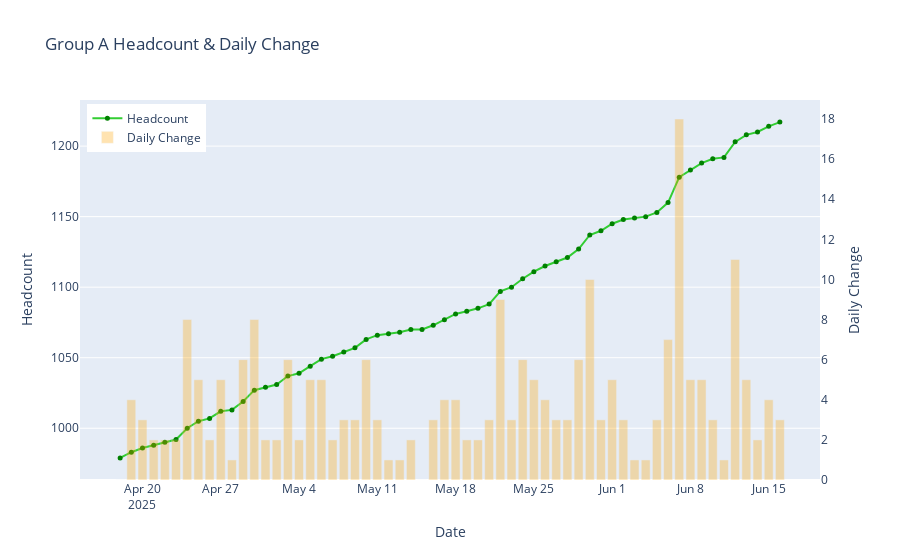
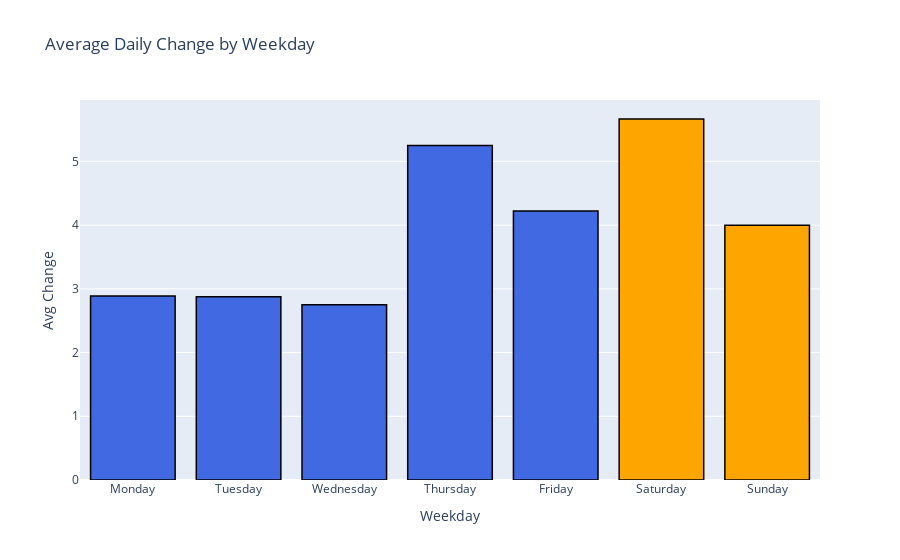
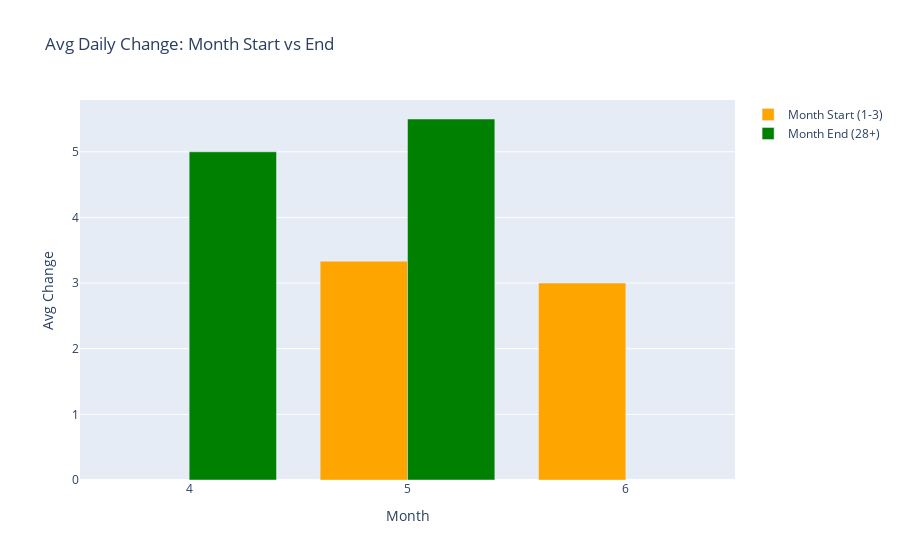

Notebook source saved alongside these figures, in order:
### Markdown cell above
#### 📊 <b>Step 5: Pattern Recognition</b>
_Find the business rhythms_

<b>Questions to Explore:</b>
* What's the average daily change?
* Are weekdays different from weekends?
* Month-end/start patterns?
* Typical volatility range?

<b>Manual Analysis Tasks:</b>
* Plot historical trends
* Calculate daily changes
* Identify outliers
* Spot seasonal patterns

<hr>

### Code cell
# Calculate daily changes
daily_change = daily_headcount.diff().fillna(0)

# Add weekday info
daily_df = daily_headcount.to_frame().rename(columns={"Group_A_Headcount": "headcount"})
daily_df["change"] = daily_change
daily_df["weekday"] = daily_df.index.day_name()
daily_df["day"] = daily_df.index.day

# Average daily change
avg_change = daily_df["change"].mean()
print(f"Average daily change: {avg_change:.2f}")

# Volatility (standard deviation)
volatility = daily_df["change"].std()
print(f"Typical volatility (std): {volatility:.2f}")

# Plot headcount trend
import plotly.graph_objects as go

fig = go.Figure()
fig.add_trace(go.Scatter(x=daily_df.index, y=daily_df["headcount"], mode='lines+markers', name='Headcount', line=dict(color="limegreen", width=2), marker=dict(size=5, color="green")))
fig.add_trace(go.Bar(x=daily_df.index, y=daily_df["change"], name='Daily Change', marker_color='orange', opacity=0.3, yaxis='y2'))

fig.update_layout(
    title="Group A Headcount & Daily Change",
    xaxis_title="Date",
    yaxis=dict(title="Headcount"),
    yaxis2=dict(title="Daily Change", overlaying='y', side='right', showgrid=False),
    legend=dict(x=0.01, y=0.99)
)
fig.show()


# Weekday vs Weekend analysis
weekday_avg = daily_df.groupby("weekday")["change"].mean().reindex(
    ["Monday", "Tuesday", "Wednesday", "Thursday", "Friday", "Saturday", "Sunday"]
)

# Use a bold color for weekdays and a different, less prominent color for weekends
colors = ['royalblue'] * 5 + ['orange', 'orange']  # Weekdays: blue, Weekends: orange

fig2 = px.bar(
    weekday_avg,
    title="Average Daily Change by Weekday",
    labels={"value": "Avg Change", "weekday": "Weekday"},
    color=weekday_avg.index,  # Use weekday as color
    color_discrete_sequence=colors
)
fig2.update_traces(marker_line_color='black', marker_line_width=1.5)
fig2.update_layout(showlegend=False)
fig2.show()


# Month start/end pattern
daily_df["month"] = daily_df.index.month
month_start = daily_df[daily_df["day"] <= 3].groupby("month")["change"].mean()
month_end = daily_df[daily_df["day"] >= 28].groupby("month")["change"].mean()

fig3 = go.Figure()
fig3.add_trace(go.Bar(
    x=month_start.index, 
    y=month_start, 
    name="Month Start (1-3)",
    marker_color='orange'
))
fig3.add_trace(go.Bar(
    x=month_end.index, 
    y=month_end, 
    name="Month End (28+)",
    marker_color='green'
))
fig3.update_layout(
    title="Avg Daily Change: Month Start vs End",
    xaxis_title="Month",
    yaxis_title="Avg Change"
)
fig3.show()


# Outlier detection (change > 2 std)
outlier_threshold = 2 * volatility
outliers = daily_df[abs(daily_df["change"]) > outlier_threshold]
print("Outlier days (|change| > 2 std):")
print(outliers[["change"]])

### Figure 1 — Plotly figure (JSON) as saved in the notebook; plotly's stock layout.template omitted (floating-point values rounded to 4 significant figures)
{"data": [{"line": {"color": "limegreen", "width": 2}, "marker": {"color": "green", "size": 5}, "mode": "lines+markers", "name": "Headcount", "type": "scatter", "x": ["2025-04-18T00:00:00.000000000", "2025-04-19T00:00:00.000000000", "2025-04-20T00:00:00.000000000", "2025-04-21T00:00:00.000000000", "2025-04-22T00:00:00.000000000", "2025-04-23T00:00:00.000000000", "2025-04-24T00:00:00.000000000", "2025-04-25T00:00:00.000000000", "2025-04-26T00:00:00.000000000", "2025-04-27T00:00:00.000000000", "2025-04-28T00:00:00.000000000", "2025-04-29T00:00:00.000000000", "2025-04-30T00:00:00.000000000", "2025-05-01T00:00:00.000000000", "2025-05-02T00:00:00.000000000", "2025-05-03T00:00:00.000000000", "2025-05-04T00:00:00.000000000", "2025-05-05T00:00:00.000000000", "2025-05-06T00:00:00.000000000", "2025-05-07T00:00:00.000000000", "2025-05-08T00:00:00.000000000", "2025-05-09T00:00:00.000000000", "2025-05-10T00:00:00.000000000", "2025-05-11T00:00:00.000000000", "2025-05-12T00:00:00.000000000", "2025-05-13T00:00:00.000000000", "2025-05-14T00:00:00.000000000", "2025-05-15T00:00:00.000000000", "2025-05-16T00:00:00.000000000", "2025-05-17T00:00:00.000000000", "2025-05-18T00:00:00.000000000", "2025-05-19T00:00:00.000000000", "2025-05-20T00:00:00.000000000", "2025-05-21T00:00:00.000000000", "2025-05-22T00:00:00.000000000", "2025-05-23T00:00:00.000000000", "2025-05-24T00:00:00.000000000", "2025-05-25T00:00:00.000000000", "2025-05-26T00:00:00.000000000", "2025-05-27T00:00:00.000000000", "2025-05-28T00:00:00.000000000", "2025-05-29T00:00:00.000000000", "2025-05-30T00:00:00.000000000", "2025-05-31T00:00:00.000000000", "2025-06-01T00:00:00.000000000", "2025-06-02T00:00:00.000000000", "2025-06-03T00:00:00.000000000", "2025-06-04T00:00:00.000000000", "2025-06-05T00:00:00.000000000", "2025-06-06T00:00:00.000000000", "2025-06-07T00:00:00.000000000", "2025-06-08T00:00:00.000000000", "2025-06-09T00:00:00.000000000", "2025-06-10T00:00:00.000000000", "2025-06-11T00:00:00.000000000", "2025-06-12T00:00:00.000000000", "2025-06-13T00:00:00.000000000", "2025-06-14T00:00:00.000000000", "2025-06-15T00:00:00.000000000", "2025-06-16T00:00:00.000000000"], "y": [979, 983, 986, 988, 990, 992, 1000, 1005, 1007, 1012, 1013, 1019, 1027, 1029, 1031, 1037, 1039, 1044, 1049, 1051, 1054, 1057, 1063, 1066, 1067, 1068, 1070, 1070, 1073, 1077, 1081, 1083, 1085, 1088, 1097, 1100, 1106, 1111, 1115, 1118, 1121, 1127, 1137, 1140, 1145, 1148, 1149, 1150, 1153, 1160, 1178, 1183, 1188, 1191, 1192, 1203, 1208, 1210, 1214, 1217]}, {"marker": {"color": "orange"}, "name": "Daily Change", "opacity": 0.3, "type": "bar", "x": ["2025-04-18T00:00:00.000000000", "2025-04-19T00:00:00.000000000", "2025-04-20T00:00:00.000000000", "2025-04-21T00:00:00.000000000", "2025-04-22T00:00:00.000000000", "2025-04-23T00:00:00.000000000", "2025-04-24T00:00:00.000000000", "2025-04-25T00:00:00.000000000", "2025-04-26T00:00:00.000000000", "2025-04-27T00:00:00.000000000", "2025-04-28T00:00:00.000000000", "2025-04-29T00:00:00.000000000", "2025-04-30T00:00:00.000000000", "2025-05-01T00:00:00.000000000", "2025-05-02T00:00:00.000000000", "2025-05-03T00:00:00.000000000", "2025-05-04T00:00:00.000000000", "2025-05-05T00:00:00.000000000", "2025-05-06T00:00:00.000000000", "2025-05-07T00:00:00.000000000", "2025-05-08T00:00:00.000000000", "2025-05-09T00:00:00.000000000", "2025-05-10T00:00:00.000000000", "2025-05-11T00:00:00.000000000", "2025-05-12T00:00:00.000000000", "2025-05-13T00:00:00.000000000", "2025-05-14T00:00:00.000000000", "2025-05-15T00:00:00.000000000", "2025-05-16T00:00:00.000000000", "2025-05-17T00:00:00.000000000", "2025-05-18T00:00:00.000000000", "2025-05-19T00:00:00.000000000", "2025-05-20T00:00:00.000000000", "2025-05-21T00:00:00.000000000", "2025-05-22T00:00:00.000000000", "2025-05-23T00:00:00.000000000", "2025-05-24T00:00:00.000000000", "2025-05-25T00:00:00.000000000", "2025-05-26T00:00:00.000000000", "2025-05-27T00:00:00.000000000", "2025-05-28T00:00:00.000000000", "2025-05-29T00:00:00.000000000", "2025-05-30T00:00:00.000000000", "2025-05-31T00:00:00.000000000", "2025-06-01T00:00:00.000000000", "2025-06-02T00:00:00.000000000", "2025-06-03T00:00:00.000000000", "2025-06-04T00:00:00.000000000", "2025-06-05T00:00:00.000000000", "2025-06-06T00:00:00.000000000", "2025-06-07T00:00:00.000000000", "2025-06-08T00:00:00.000000000", "2025-06-09T00:00:00.000000000", "2025-06-10T00:00:00.000000000", "2025-06-11T00:00:00.000000000", "2025-06-12T00:00:00.000000000", "2025-06-13T00:00:00.000000000", "2025-06-14T00:00:00.000000000", "2025-06-15T00:00:00.000000000", "2025-06-16T00:00:00.000000000"], "y": [0.0, 4.0, 3.0, 2.0, 2.0, 2.0, 8.0, 5.0, 2.0, 5.0, 1.0, 6.0, 8.0, 2.0, 2.0, 6.0, 2.0, 5.0, 5.0, 2.0, 3.0, 3.0, 6.0, 3.0, 1.0, 1.0, 2.0, 0.0, 3.0, 4.0, 4.0, 2.0, 2.0, 3.0, 9.0, 3.0, 6.0, 5.0, 4.0, 3.0, 3.0, 6.0, 10.0, 3.0, 5.0, 3.0, 1.0, 1.0, 3.0, 7.0, 18.0, 5.0, 5.0, 3.0, 1.0, 11.0, 5.0, 2.0, 4.0, 3.0], "yaxis": "y2"}], "layout": {"legend": {"x": 0.01, "y": 0.99}, "title": {"text": "Group A Headcount & Daily Change"}, "xaxis": {"title": {"text": "Date"}}, "yaxis": {"title": {"text": "Headcount"}}, "yaxis2": {"overlaying": "y", "showgrid": false, "side": "right", "title": {"text": "Daily Change"}}}}

### Figure 2 — Plotly figure (JSON) as saved in the notebook; plotly's stock layout.template omitted (floating-point values rounded to 4 significant figures)
{"data": [{"hovertemplate": "Weekday=%{x}<br>Avg Change=%{y}<extra></extra>", "legendgroup": "Monday", "marker": {"color": "royalblue", "line": {"color": "black", "width": 1.5}, "pattern": {"shape": ""}}, "name": "Monday", "orientation": "v", "showlegend": true, "textposition": "auto", "type": "bar", "x": ["Monday"], "xaxis": "x", "y": [2.889], "yaxis": "y"}, {"hovertemplate": "Weekday=%{x}<br>Avg Change=%{y}<extra></extra>", "legendgroup": "Tuesday", "marker": {"color": "royalblue", "line": {"color": "black", "width": 1.5}, "pattern": {"shape": ""}}, "name": "Tuesday", "orientation": "v", "showlegend": true, "textposition": "auto", "type": "bar", "x": ["Tuesday"], "xaxis": "x", "y": [2.875], "yaxis": "y"}, {"hovertemplate": "Weekday=%{x}<br>Avg Change=%{y}<extra></extra>", "legendgroup": "Wednesday", "marker": {"color": "royalblue", "line": {"color": "black", "width": 1.5}, "pattern": {"shape": ""}}, "name": "Wednesday", "orientation": "v", "showlegend": true, "textposition": "auto", "type": "bar", "x": ["Wednesday"], "xaxis": "x", "y": [2.75], "yaxis": "y"}, {"hovertemplate": "Weekday=%{x}<br>Avg Change=%{y}<extra></extra>", "legendgroup": "Thursday", "marker": {"color": "royalblue", "line": {"color": "black", "width": 1.5}, "pattern": {"shape": ""}}, "name": "Thursday", "orientation": "v", "showlegend": true, "textposition": "auto", "type": "bar", "x": ["Thursday"], "xaxis": "x", "y": [5.25], "yaxis": "y"}, {"hovertemplate": "Weekday=%{x}<br>Avg Change=%{y}<extra></extra>", "legendgroup": "Friday", "marker": {"color": "royalblue", "line": {"color": "black", "width": 1.5}, "pattern": {"shape": ""}}, "name": "Friday", "orientation": "v", "showlegend": true, "textposition": "auto", "type": "bar", "x": ["Friday"], "xaxis": "x", "y": [4.222], "yaxis": "y"}, {"hovertemplate": "Weekday=%{x}<br>Avg Change=%{y}<extra></extra>", "legendgroup": "Saturday", "marker": {"color": "orange", "line": {"color": "black", "width": 1.5}, "pattern": {"shape": ""}}, "name": "Saturday", "orientation": "v", "showlegend": true, "textposition": "auto", "type": "bar", "x": ["Saturday"], "xaxis": "x", "y": [5.667], "yaxis": "y"}, {"hovertemplate": "Weekday=%{x}<br>Avg Change=%{y}<extra></extra>", "legendgroup": "Sunday", "marker": {"color": "orange", "line": {"color": "black", "width": 1.5}, "pattern": {"shape": ""}}, "name": "Sunday", "orientation": "v", "showlegend": true, "textposition": "auto", "type": "bar", "x": ["Sunday"], "xaxis": "x", "y": [4.0], "yaxis": "y"}], "layout": {"barmode": "relative", "legend": {"title": {"text": "Weekday"}, "tracegroupgap": 0}, "showlegend": false, "title": {"text": "Average Daily Change by Weekday"}, "xaxis": {"anchor": "y", "categoryarray": ["Monday", "Tuesday", "Wednesday", "Thursday", "Friday", "Saturday", "Sunday"], "categoryorder": "array", "domain": [0, 1], "title": {"text": "Weekday"}}, "yaxis": {"anchor": "x", "domain": [0, 1], "title": {"text": "Avg Change"}}}}

### Figure 3 — Plotly figure (JSON) as saved in the notebook; plotly's stock layout.template omitted (floating-point values rounded to 4 significant figures)
{"data": [{"marker": {"color": "orange"}, "name": "Month Start (1-3)", "type": "bar", "x": [5, 6], "y": [3.333, 3.0]}, {"marker": {"color": "green"}, "name": "Month End (28+)", "type": "bar", "x": [4, 5], "y": [5.0, 5.5]}], "layout": {"title": {"text": "Avg Daily Change: Month Start vs End"}, "xaxis": {"title": {"text": "Month"}}, "yaxis": {"title": {"text": "Avg Change"}}}}
